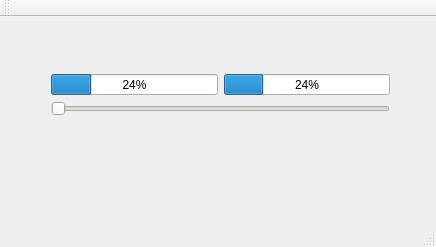
<?xml version="1.0" encoding="UTF-8"?>
<ui version="4.0">
 <class>MainWindow</class>
 <widget class="QMainWindow" name="MainWindow">
  <property name="geometry">
   <rect>
    <x>0</x>
    <y>0</y>
    <width>436</width>
    <height>247</height>
   </rect>
  </property>
  <property name="windowTitle">
   <string>MainWindow</string>
  </property>
  <widget class="QWidget" name="centralWidget">
   <widget class="QWidget" name="">
    <property name="geometry">
     <rect>
      <x>40</x>
      <y>46</y>
      <width>361</width>
      <height>64</height>
     </rect>
    </property>
    <layout class="QVBoxLayout" name="verticalLayout">
     <item>
      <layout class="QHBoxLayout" name="horizontalLayout">
       <item>
        <widget class="QProgressBar" name="progressBar">
         <property name="value">
          <number>24</number>
         </property>
        </widget>
       </item>
       <item>
        <widget class="QProgressBar" name="progressBar_2">
         <property name="value">
          <number>24</number>
         </property>
        </widget>
       </item>
      </layout>
     </item>
     <item>
      <widget class="QSlider" name="horizontalSlider">
       <property name="orientation">
        <enum>Qt::Horizontal</enum>
       </property>
      </widget>
     </item>
    </layout>
   </widget>
  </widget>
  <widget class="QMenuBar" name="menuBar">
   <property name="geometry">
    <rect>
     <x>0</x>
     <y>0</y>
     <width>436</width>
     <height>26</height>
    </rect>
   </property>
  </widget>
  <widget class="QToolBar" name="mainToolBar">
   <attribute name="toolBarArea">
    <enum>TopToolBarArea</enum>
   </attribute>
   <attribute name="toolBarBreak">
    <bool>false</bool>
   </attribute>
  </widget>
  <widget class="QStatusBar" name="statusBar"/>
 </widget>
 <layoutdefault spacing="6" margin="11"/>
 <resources/>
 <connections/>
</ui>
